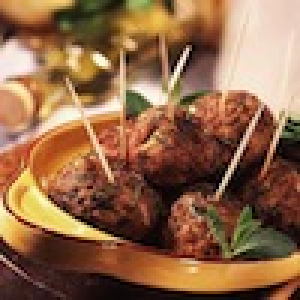
#> input picture static/img/index/courses/appetizers.jpg, 100 x 100 px (shown 3 times larger); its folder holds only this picture in this run
$ python index.py   (Python 2 division)   (older library calls are emulated)
#> lines starting #> are read from the running program, lines starting #| are printed output that depends on the picture
import Image
import os
import glob

mergedImg = Image.new("RGBA", (200*(len(glob.glob("*.jpg"))+1), 80), (0,0,0,0))
#> mergedImg: PIL image 400x80 RGBA; every value is 0
count = 0
for files in glob.glob("*.jpg"):
	count = count + 1
	img = Image.open(files)
#> img is the input picture: PIL image 100x100 RGB; mean R, G, B 144.5, 102.8, 72
	size = img.size
#> size = (100, 100)
	ratio = float(size[1])/80
#> ratio = 1.25
	size = int(round(float(size[0])/ratio, 0)), 80
#> size = (80, 80)
	img.thumbnail(size, Image.ANTIALIAS)
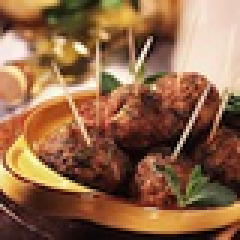
#> img: PIL image 80x80 RGB (shown 3 times larger); mean R, G, B 144.5, 102.8, 72.1
	w = 200*count - size[0]/2
#> w = 160
	mergedImg.paste(img, (w,0))
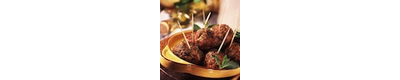
#> mergedImg: PIL image 400x80 RGBA; mean R, G, B, A 28.9, 20.6, 14.4, 51; transparent parts drawn white
	print files+': ', 200*count-40

mergedImg.save('image.jpg', quality=90)

$ run again, on static/img/index/courses/lunch.jpg
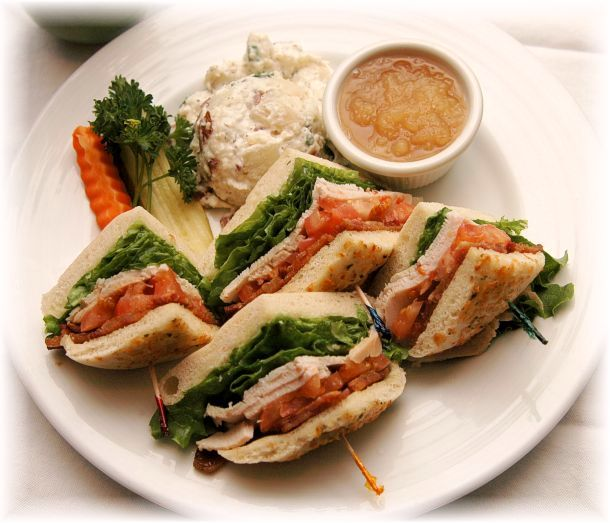
#> input picture static/img/index/courses/lunch.jpg, 610 x 523 px
#> img is the input picture: PIL image 610x523 RGB; mean R, G, B 189.7, 163.8, 137.4
#> `img.thumbnail(size, Image.ANTIALIAS)`:
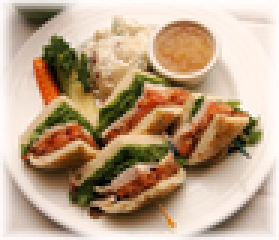
#> img: PIL image 93x80 RGB (shown 3 times larger); mean R, G, B 189.6, 163.7, 137.3
#> `mergedImg.paste(img, (w,0))`:
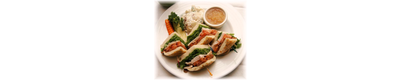
#> mergedImg: PIL image 400x80 RGBA; mean R, G, B, A 44.1, 38.1, 31.9, 59.3; transparent parts drawn white

$ run again, on static/img/index/courses/main dish.jpg
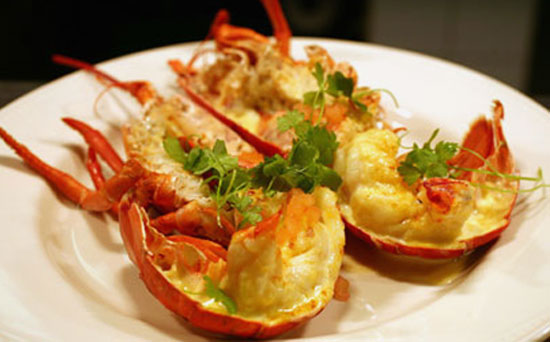
#> input picture static/img/index/courses/main dish.jpg, 550 x 342 px
#> img is the input picture: PIL image 550x342 RGB; mean R, G, B 172.9, 133.7, 86.5
#> `img.thumbnail(size, Image.ANTIALIAS)`:
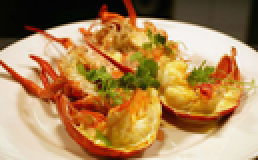
#> img: PIL image 129x80 RGB (shown 2 times larger); mean R, G, B 173.1, 133.8, 86.6
#> `mergedImg.paste(img, (w,0))`:
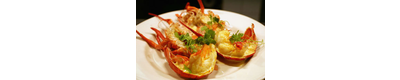
#> mergedImg: PIL image 400x80 RGBA; mean R, G, B, A 55.8, 43.1, 27.9, 82.2; transparent parts drawn white
